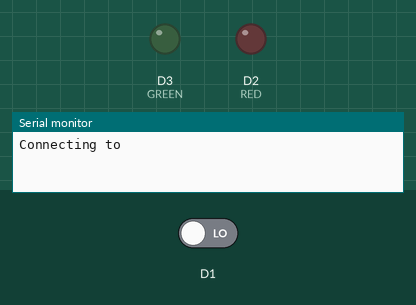
Bench run of a sketch on a simulated ESP8266 (NodeMCU). Parts: output pins drawn as LEDs (lit = HIGH), the last lines printed to the serial monitor. The test bench sets the inputs (shaded band); at power-on: D1 LOW. WiFi joins after 1.5 s; servers stay silent unless stated; not simulated (calls return 0 or success): keys.h.

Above: at 0.6 s.
At 4.2 s:
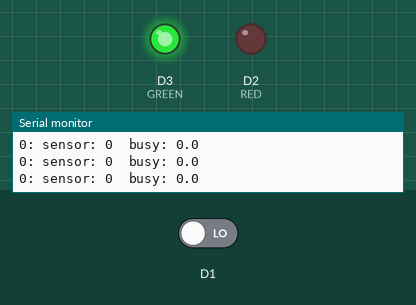
4.3 s: D1 driven HIGH
At 6.1 s:
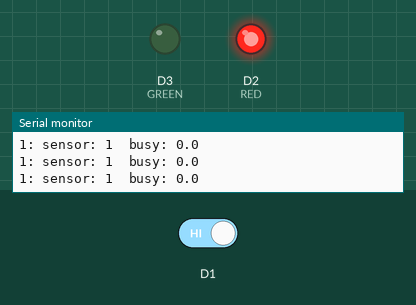
Timing chart, 0 to 7.6 s (numbered marks = the images above; inputs shaded):
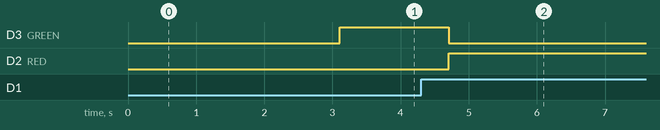

Measured:
- after the input at 4.3 s, D3 (GREEN): HIGH → LOW after 0.41 s; D2 (RED): LOW → HIGH after 0.41 s

The sketch:

bathbot.ino
```cpp
#include <ESP8266WiFi.h>
#include <WiFiClient.h>

#include "keys.h"

static const int BR_FREE = 0;
static const int BR_BUSY = 1;
static const int FREE_TO_BUSY = 2;
static const int BUSY_TO_FREE = 3;

static const int BR_BUSY_TO = 10;
static const int BR_BUSY_BLINK = BR_BUSY_TO - 3;

static const int RED = D2;
static const int GREEN = D3;

void setup() {
  Serial.begin(115200);
  delay(500);

  pinMode(D1, INPUT);
  pinMode(D2, OUTPUT);
  pinMode(D3, OUTPUT);

  digitalWrite(GREEN, LOW);
  digitalWrite(RED, LOW);

  Serial.print("Connecting to ");
  Serial.print(ssid);
  WiFi.begin(ssid, pwd);
  if (WiFi.waitForConnectResult() != WL_CONNECTED) {
    Serial.println("WiFi Connect Failed! Rebooting...");
    delay(1000);
    ESP.restart();
  }

  Serial.println("");
  Serial.println("WiFi connected");
  Serial.println("IP address: ");
  Serial.println(WiFi.localIP());

  delay(1000);
}

int secondsBusy = 0;
int msBusy = 0;
int state = BR_FREE;

int updateStatus(int flr, int busy);

void loop() {
  delay(100);
  int sensor = digitalRead(D1);

  Serial.print(state);
  Serial.print(": sensor: ");
  Serial.print(sensor);
  Serial.print("\tbusy: ");
  Serial.print(secondsBusy);
  Serial.print(".");
  Serial.println(msBusy);

  switch (state) {
    case BR_FREE:
      digitalWrite(GREEN, HIGH);
      digitalWrite(RED, LOW);
      if (sensor) state = FREE_TO_BUSY;
      break;
    case FREE_TO_BUSY:
      // If status update fails, return and retry
      if (updateStatus(4, 1)) return;
      state = BR_BUSY;
      break;
    case BR_BUSY:
      digitalWrite(GREEN, LOW);
      digitalWrite(RED, HIGH);
      msBusy += 100;
      if (msBusy >= 1000) {
        secondsBusy += 1;
        msBusy -= 1000;
      }

      // Reset the timer if the sensor detects motion
      if (sensor) secondsBusy = msBusy = 0;
      // Blink the busy light to let occupant know the bathroom will be marked as free soon
      if (secondsBusy >= BR_BUSY_BLINK && msBusy < 500) digitalWrite(RED, LOW);
      // Transition to free when the timeout is reached
      if (secondsBusy >= BR_BUSY_TO) state = BUSY_TO_FREE;
      break;
    case BUSY_TO_FREE:
      // If status update fails, return and retry
      if (updateStatus(4, 0)) return;
      secondsBusy = msBusy = 0;
      state = BR_FREE;
      break;
  }
}

int updateStatus(int flr, int busy) {
  WiFiClient client;
  if (!client.connect(host, 8080)) {
    Serial.println("Connection failed");
    return -1;
  }
  String body = String("floor=") + flr + "&busy=" + busy;
  client.print("POST /bathroom HTTP/1.0\r\n");
  client.print("User-Agent: BathBot/1.0\r\n");
  client.print("Content-Type: application/x-www-form-urlencoded\r\n");
  client.print("Content-Length: ");
  client.print(body.length());
  client.print("\r\n\r\n");
  client.print(body);
  client.print("\r\n\r\n\r\n");
  return 0;
}
```
